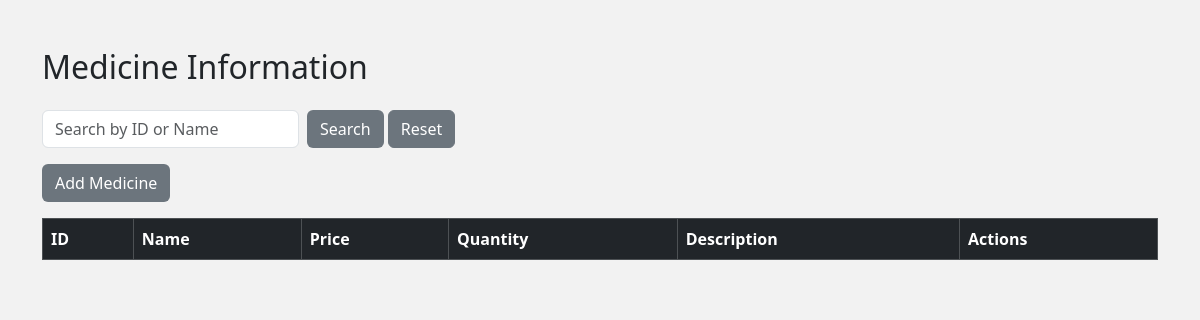
Before: /include/FC_pharmacist_stock_management.php with the older database file.
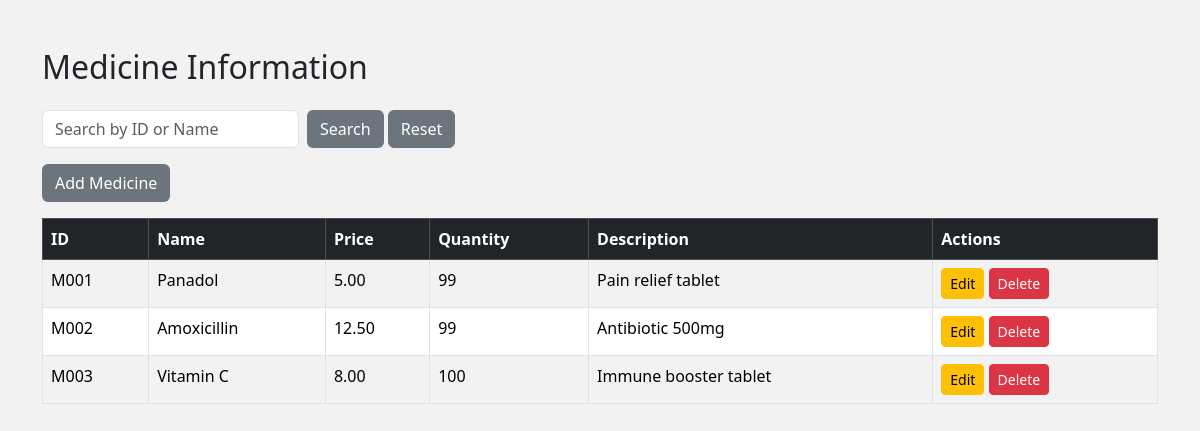
After: the same page with the newer database file.
### tables this page shows
CREATE TABLE IF NOT EXISTS `medicine_info` (
  `medicine_id` varchar(20) NOT NULL,
  `medicine_name` varchar(100) DEFAULT NULL,
  `medicine_price` decimal(10,2) DEFAULT NULL,
  `medicine_quantity` int DEFAULT NULL,
  `medicine_description` varchar(255) DEFAULT NULL,
  PRIMARY KEY (`medicine_id`)
);

### include/FC_pharmacist_stock_management.php (the view, shortened to what this page needs)
<?php
$host = "localhost";
$user = "root";
$pass = "";
$db = "latest";
$conn = new mysqli($host, $user, $pass, $db);
$search = "";
if(isset($_GET['search'])) {
    $search = $_GET['search'];
    $stmt = $conn->prepare("SELECT * FROM medicine_info WHERE medicine_id LIKE ? OR medicine_name LIKE ? ORDER BY medicine_id ASC");
    $likeSearch = "%".$search."%";
    $stmt->bind_param("ss", $likeSearch, $likeSearch);
    $stmt->execute();
    $result = $stmt->get_result();
} else {
    $result = $conn->query("SELECT * FROM medicine_info ORDER BY medicine_id ASC");
}
?>
<!DOCTYPE html>
<html lang="en">
<head>
<link href="https://cdn.jsdelivr.net/npm/bootstrap@5.3.2/dist/css/bootstrap.min.css" rel="stylesheet">
</head>
<body>
<div class="container my-5">
<h2 class="mb-4">Medicine Information</h2>
<form method="get" class="mb-3 row g-2">
    <div class="col-auto">
        <input type="text" class="form-control" name="search" placeholder="Search by ID or Name" value="<?php echo htmlspecialchars($search); ?>">
    </div>
    <div class="col-auto">
        <button type="submit" class="btn btn-custom">Search</button>
        <a href="index.php" class="btn btn-secondary">Reset</a>
    </div>
</form>
<button class="btn btn-custom mb-3" data-bs-toggle="modal" data-bs-target="#addModal">Add Medicine</button>
<table class="table table-bordered table-striped">
<thead class="table-dark">
<tr>
<th>ID</th>
<th>Name</th>
<th>Price</th>
<th>Quantity</th>
<th>Description</th>
<th>Actions</th>
</tr>
</thead>
<tbody>
<?php while($medicine = $result->fetch_assoc()): ?>
<tr>
<td><?php echo $medicine['medicine_id']; ?></td>
<td><?php echo $medicine['medicine_name']; ?></td>
<td><?php echo $medicine['medicine_price']; ?></td>
<td><?php echo $medicine['medicine_quantity']; ?></td>
<td><?php echo $medicine['medicine_description']; ?></td>
<td>
<button class="btn btn-sm btn-warning" data-bs-toggle="modal" data-bs-target="#editModal<?php echo $medicine['medicine_id']; ?>">Edit</button>
<a href="index.php?delete=<?php echo $medicine['medicine_id']; ?>" class="btn btn-sm btn-danger" onclick="return confirm('Delete this medicine?')">Delete</a>
</td>
</tr>
<?php endwhile; ?>
</tbody>
</table>
</div>
</body>
</html>

### include/FC_pharmacist_stock_management.php (style rules this page uses)
body { background-color: #f2f2f2; }
.btn-custom { background-color: #6c757d; color: white; }

Changed rows visible on the page:
added medicine_info: medicine_id "M001", medicine_name "Panadol", medicine_price "5.00", medicine_quantity "99", medicine_description "Pain relief tablet"
added medicine_info: medicine_id "M002", medicine_name "Amoxicillin", medicine_price "12.50", medicine_quantity "99", medicine_description "Antibiotic 500mg"
added medicine_info: medicine_id "M003", medicine_name "Vitamin C", medicine_price "8.00", medicine_quantity "100", medicine_description "Immune booster tablet"
